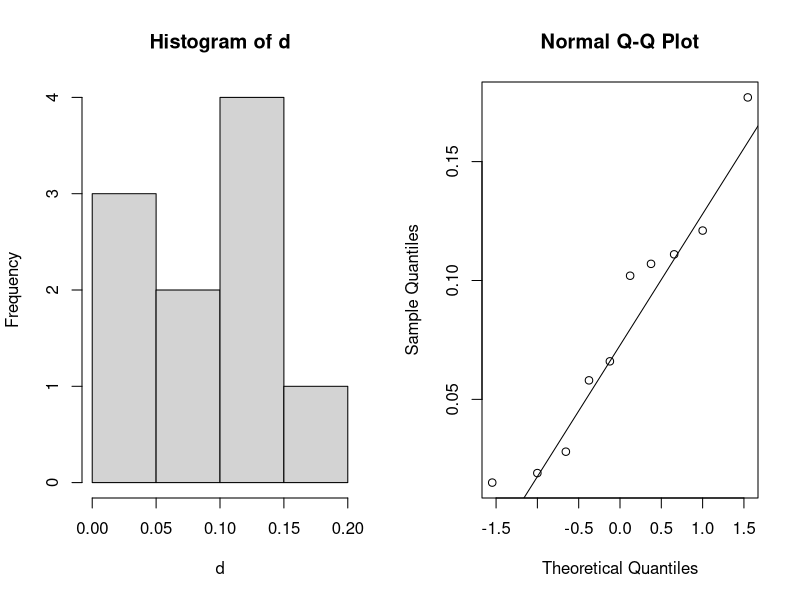

The R source for this figure:
## ---- chunk 1
set.seed(030289)
## ---- chunk 2
exprs <- rnorm(n = 5, mean = 11.1, sd = 0.84)
t.test(exprs, mu = 10)

## ---- chunk 3
sex <- c(rep('M', 5), rep('F', 5))
weight <- c(140, 180, 188, 210, 190, 120, 190, 129, 120, 130)
t.test(weight~sex, var.equal = TRUE)
## ---- chunk 4
# welch's is default test in R
t.test(weight~sex)
## ---- chunk 5
zinc <- read.delim('data/zinc_data.txt')
## ---- chunk 6
d <- zinc[['bottom']] - zinc[['surface']]

par(mfrow = c(1, 2))
hist(d)
qqnorm(d)
qqline(d)
par(mfrow = c(1, 1))
## ---- chunk 7
t.test(d, mu = 0)
## ---- chunk 8
result <- t.test(d, mu = 0)
result$statistic
result$p.value
result$estimate
result$conf.int
## ---- chunk 9
t.test(x = zinc[['bottom']], y = zinc[['surface']], paired = TRUE)
## ---- chunk 10
t.test(x = zinc[['bottom']], y = zinc[['surface']], var.equal = TRUE)
